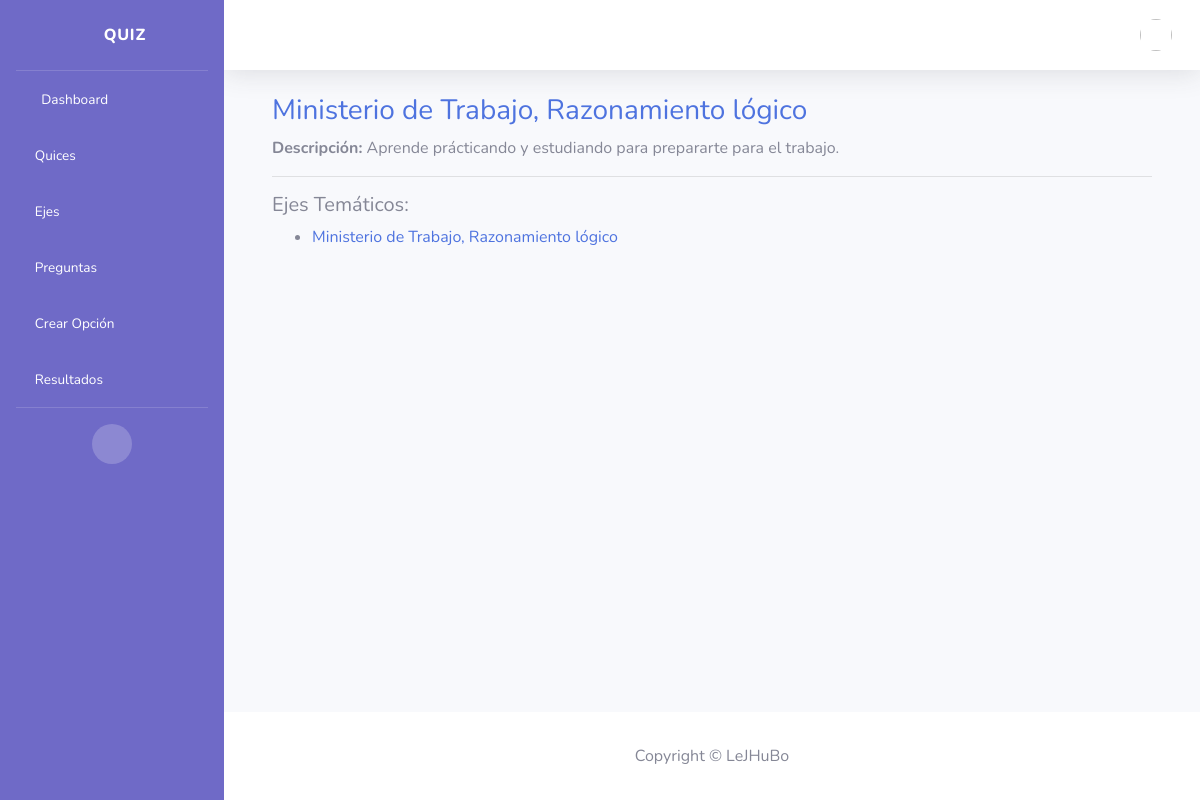
/quices/1/, run on the app's committed database.
### core/models.py (models this page shows, shortened)
class Quiz(models.Model):
    nombre = models.CharField(max_length=255)
    descripcion = models.TextField(blank=True)

class EjeTematico(models.Model):
    nombre = models.CharField(max_length=255)
    descripcion = models.TextField(blank=True)
    quiz = models.ForeignKey(Quiz, on_delete=models.CASCADE, related_name="ejes")

### core/views/quiz.py (the view, shortened to what this page needs)
# urls.py: path("quices/<int:pk>/", QuizDetailView.as_view(), name="quiz_detail"),
class QuizDetailView(BreadcrumbsMixin, BaseDetailView):
    model = Quiz
    template_name = "quiz/detail.html"
    def get_object(self, queryset=None):
        return get_quiz_with_ejes(self.kwargs["pk"])

### core/selectors/quiz.py (called while the page is built)
def get_quiz_with_ejes(quiz_id: int) -> Quiz:
    return (Quiz.objects
            .prefetch_related(
                Prefetch("ejes", queryset=EjeTematico.objects.order_by("nombre")
                         .prefetch_related(Prefetch("preguntas", queryset=Pregunta.objects.only("id","texto")))))
            .get(id=quiz_id))

### core/views/mixins.py (called while the page is built)
    def get_context_data(self, **kwargs):
        ctx = super().get_context_data(**kwargs)
        ctx["breadcrumbs"] = self.breadcrumbs
        return ctx

### core/templates/quiz/detail.html
{% extends "index.html" %} {% block content %}
<div class="container mt-4">
    <h3 class="text-primary">{{ object.nombre }}</h3>
    <p><strong>Descripción:</strong> {{ object.descripcion|default:"—" }}</p>
    <hr>
    <h5 class="text-secondary">Ejes Temáticos:</h5>
    <ul>
        {% for eje in object.ejes.all %}
        <li>
            <a href="{% url 'core:eje_detail' eje.id %}">{{ eje.nombre }}</a>
        </li>
        {% empty %}
        <li>Sin ejes temáticos.</li>
        {% endfor %}
    </ul>
</div>
{% endblock %}

### core/templates/index.html (style rules this page uses)
body { background-color: #F7FAFC; }

### data on the page
Quiz: nombre "Ministerio de Trabajo, Razonamiento lógico", descripcion "Aprende prácticando y estudiando para prepararte para el trabajo."
EjeTematico: nombre "Ministerio de Trabajo, Razonamiento lógico"
